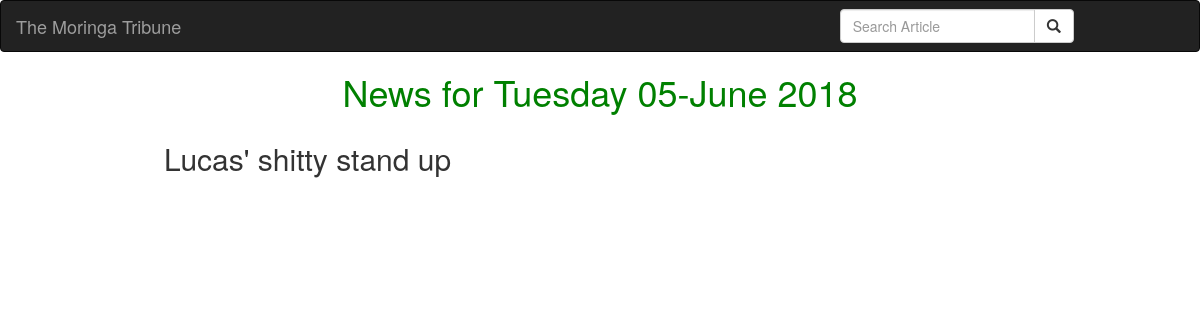
Before: / with the older database file.
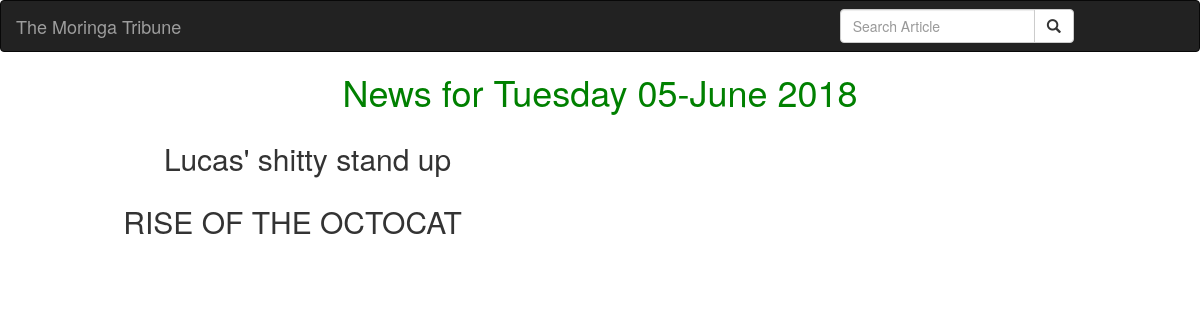
After: the same page with the newer database file.
### news/models.py (models this page shows, shortened)
class Article(models.Model):
    title = models.CharField(max_length = 60)
    post = models.TextField()
    editor = models.ForeignKey(Editor)
    tag = models.ManyToManyField(tag)
    pub_date = models.DateTimeField(auto_now_add=True)
    @classmethod
    def todays_news(cls):
        today = dt.date.today()
        news = cls.objects.filter(pub_date__date = today)
        return news

### news/views.py (the view)
# urls.py: url(r'^$', views.news_today, name='newsToday'),
def news_today(request):
    date = dt.date.today()
    news = Article.todays_news()
    return render(request, 'all-news/today-news.html', {"date": date, "news":news})

### news/templates/all-news/today-news.html (shortened to what this page needs)
{% extends 'all-news/base.html' %}
{% block content %}
{{block.super}}
<div class="container">
    {% for news_item in news %}
    <div class="row">
        <div class="col-xs-6 col-md-6 col-lg-6">
            <h2 class="text-center"> {{news_item.title }} </h2>
        </div>
    </div>
</div>
{% empty %}
<div class="row">
    <h2 class="text-center">Sorry no News here...</h2>
</div>
{% endfor %}
{% endblock %}

### news/templates/all-news/base.html (shortened to what this page needs)
{% load bootstrap3 %}
{% load static %}
<!DOCTYPE html>
<html>
<head>
  {% block styles %}
  {% bootstrap_css %}
  <link rel="stylesheet" href="{% static 'css/basenews.css' %}">
  {% endblock %}
</head>
<body>
    {% include "navbar.html" %}
    {% block content %} <h1 class='text-center'>News for {{date|date:"l d-F Y"}}</h1> {%endblock%}
</body>
</html>

### news/templates/navbar.html
<nav class="navbar navbar-inverse">
        <div class="container-fluid">
          <div class="navbar-header">
            <a class="navbar-brand" href="{% url 'newsToday' %}">The Moringa Tribune</a>
          </div>
          <div class="col-sm-4 col-md-4 navbar-right">
            <form class="navbar-form" role="search" action="{% url 'search_results' %}">
              <div class="input-group">
                <input type="text" class="form-control" placeholder="Search Article" name="article">
                <div class="input-group-btn">
                  <button class="btn btn-default" type="submit"><i class="glyphicon glyphicon-search"></i></button>
                </div>
              </div>
            </form>
          </div>
        </div>
      </nav>

### news/static/css/basenews.css (style rules this page uses)
h1 { color: green; }

Changed rows visible on the page:
added Article: title "RISE OF THE OCTOCAT"
